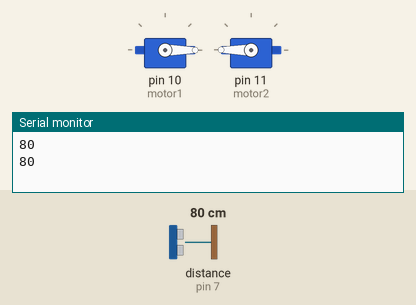
Simulated run of this sketch. Board: Arduino Uno, built with avr-gcc and run on an emulated ATmega328P. Parts: 2 × servo, the last lines printed to the serial monitor. Wiring (inferred from the names in the program): ultrasonic range finder: trigger pin 7; echo pin 7. Inputs (shaded band) come from the test bench; at power-on: distance to the obstacle (sensor on pin 7) 80 cm. The echo pulse lasts 58.3 µs per cm.

Above: at 2.8 s.
2.9 s: distance to the obstacle (sensor on pin 7) set to 23 cm
4.4 s: distance to the obstacle (sensor on pin 7) set to 18 cm
At 5.6 s:
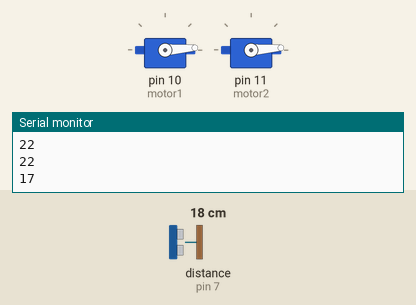
8.6 s: distance to the obstacle (sensor on pin 7) set to 35 cm
At 9.5 s:
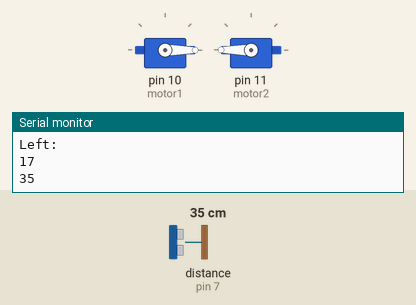
Timing chart, 0 to 11.6 s (numbered marks = the images above; inputs shaded):
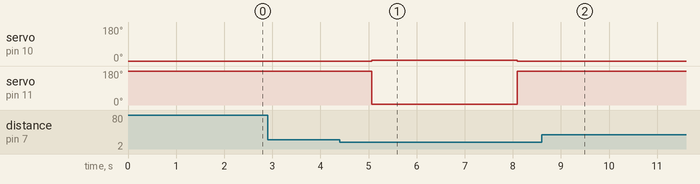

The sketch:

UltrasoundExample.ino
```cpp
#include <Servo.h>

//These are 2 continuous rotation servo motors. Don't actually use this for your drivetrain like I did
Servo motor1;
Servo motor2;

//Ping AND Echo pin for Ultrasonic sensor
const int pingOut=7;

long valR, valL;
float r, l, f, b;//right, left, forward, backward path distances
long cm;//cm var
//long inch; //inch var
long time;

long ping(){

  //PING Function
  //Send Ping
  pinMode(pingOut, OUTPUT);
  digitalWrite(pingOut, LOW);
  delayMicroseconds(2);
  digitalWrite(pingOut, HIGH);
  delayMicroseconds(5);
  digitalWrite(pingOut, LOW);

  //Get input and convert to distance
  pinMode(pingOut, INPUT);
  time=pulseIn(pingOut, HIGH);
  cm=microsecondsToCentimeters(time);
  //inch=microsecondsToInchess(time);
  //Finish loop, Set delay of .1 sec.

  delay(10);
  return cm;
}

//PING CONVERSION functions
/*long microsecondsToInches(long microseconds)
{

  return microseconds / 74 / 2;
}
*/
long microsecondsToCentimeters(long microseconds)
{
    long micro;
    micro=microseconds / 29 / 2;
    return micro;
}
//----------------------------------------------
//MOTOR FUNCTIONS
void straight()
{
	motor1.write(0);//straight
	motor2.write(180);
	delay(1000);
}

void right(){
	motor1.write(4);//right
	motor2.write(4);
	delay(1000);
}

void left(){
	motor1.write(178);//left
	motor2.write(178);
	delay(1000);
}

void back(){
	motor1.write(178);//backwards
	motor2.write(4);
	delay (1000);
}

void wait(){
	motor1.write(90);//turnaround?
	motor2.write(90);
	delay(3000);
}
//-----------------------------------

//SETUP
void setup(){
  //Start serial communication
  Serial.begin(9600);
  motor1.attach(10);//r
  motor2.attach(11);//l
}
//MAIN
void loop()
{
	//Drive straight
	straight();

	//PING Function. I think you can use ping() instead of this garbage
	//Send Ping
	pinMode(pingOut, OUTPUT);
	digitalWrite(pingOut, LOW);
	delayMicroseconds(2);
	digitalWrite(pingOut, HIGH);
	delayMicroseconds(5);
	digitalWrite(pingOut, LOW);

	//Get input and convert to distance
	pinMode(pingOut, INPUT);
	time=pulseIn(pingOut, HIGH);
	cm=microsecondsToCentimeters(time);
	//inch=microsecondsToInches(time);

	Serial.print(cm);//Tell user the distance
	Serial.println();

	delay(10);//Finish loop, Set delay of .1 sec.
	f=cm;
	//END PING function

	//We are close to a wall, so lets turn I guess?
	if(f<20)
	{
		//I think my strategy was to turn 360 degrees to find the best (most clear) path.
		//So basically it records the 4 distances and chooses the best one
		right();
		valR=ping();
		Serial.println("Right: ");
		Serial.print(valR );
		Serial.println();
		right();
		right();
		valL=ping();
		Serial.println("Left: ");
		Serial.print(valL );
		Serial.println();

		if (valL>valR){
		straight();
		}
		if (valL<valR){
			right();
			right();
		}
	}
}
```

Measured:
- the behaviour switches between 21 and 20 cm on distance to the obstacle (sensor on pin 7) (found by bisection; images 0 and 1)
- after the input at 4.4 s, servo on pin 10 (motor1): 0° → 4° after 0.67 s, → 0° 3.0 s later; servo on pin 11 (motor2): 180° → 4° after 0.67 s, → 180° 3.0 s later
- after the input at 8.6 s, servo on pin 10 (motor1): stays 0° (without the input it goes to 4° after 0.51 s); servo on pin 11 (motor2): stays 180° (without the input it goes to 4° after 0.51 s)
